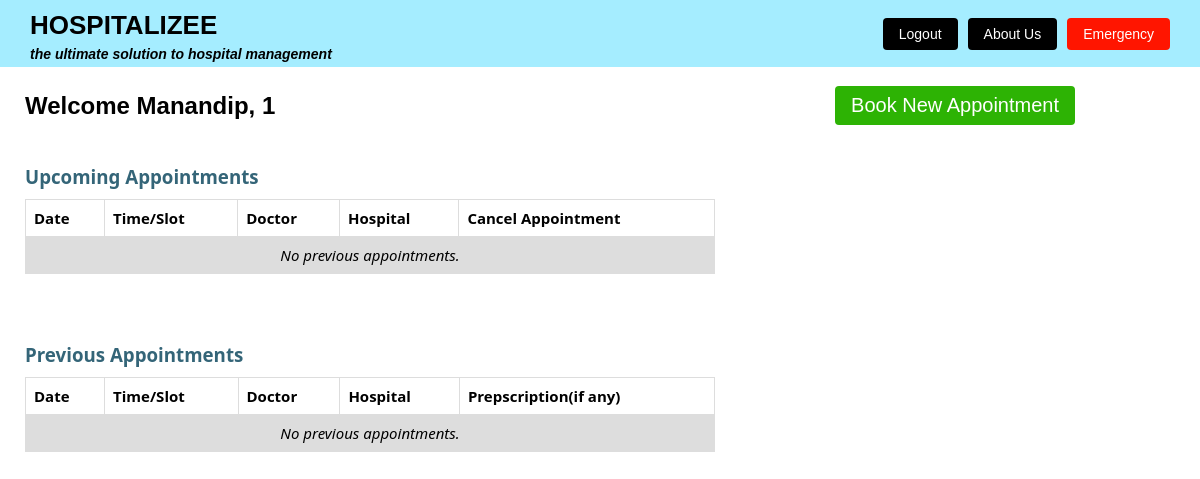
Before: /patient/dashboard (signed in) with the older database file.
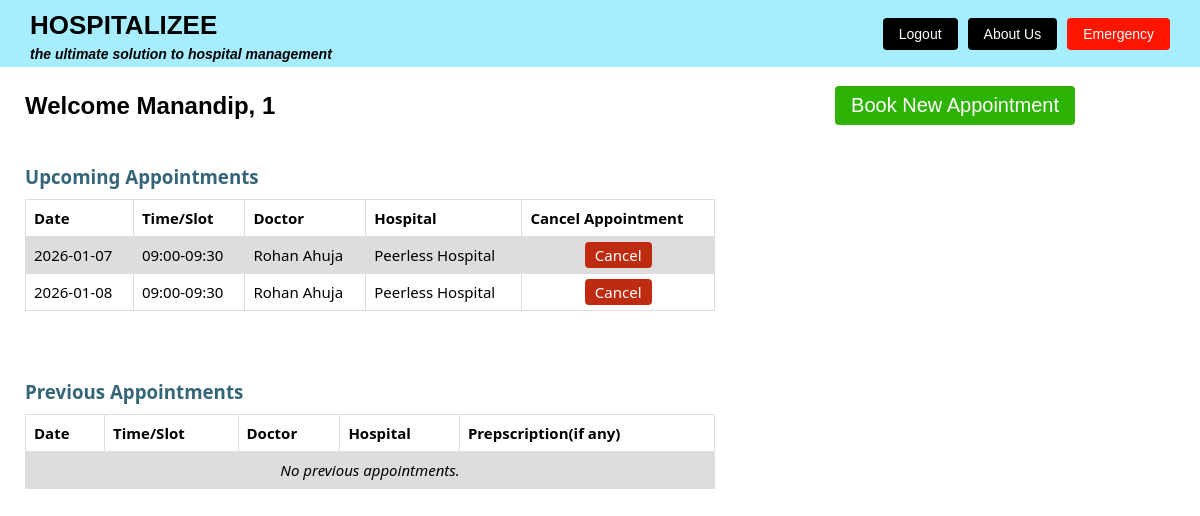
After: the same page with the newer database file.
### app.py (models this page shows)
class Patient(db.Model):
    id = db.Column(db.Integer, primary_key=True)
    email = db.Column(db.String(100), unique=True, nullable=False)
    fname = db.Column(db.String(100), nullable=False)
    lname = db.Column(db.String(100), nullable=False)
    dob = db.Column(db.Date, nullable=False)
    phone = db.Column(db.String(15), nullable=True)
    password = db.Column(db.String(200), nullable=False)
    pincode = db.Column(db.Integer, nullable=False)
    lat = db.Column(db.Float, nullable=True)
    lon = db.Column(db.Float, nullable=True)

class Appointment(db.Model):
    id = db.Column(db.Integer, primary_key=True)
    patient_id = db.Column(db.Integer, db.ForeignKey('patient.id'), nullable=False)
    fname = db.Column(db.String(100), nullable=False)
    lname = db.Column(db.String(100), nullable=False)
    doctor_id = db.Column(db.Integer, db.ForeignKey('doctor.id'), nullable=False)
    hospital_id = db.Column(db.Integer, db.ForeignKey('hospital.id'), nullable=False)
    appointment_date = db.Column(Date, nullable=False)
    appointment_slot = db.Column(db.String(50), nullable=False)
    status = db.Column(db.String(50), nullable=False)

class Doctor(db.Model):
    id = db.Column(db.Integer, primary_key=True)
    name = db.Column(db.String(200), nullable=False)
    department = db.Column(db.String(100), db.ForeignKey('departments.id'), nullable=False)
    qualification = db.Column(db.String(200), nullable=False)
    experience = db.Column(db.Integer, nullable=False)
    hospital_id = db.Column(db.Integer, db.ForeignKey('hospital.id'), nullable=False)
    slots = db.Column(JSON, nullable=False, default=list)

class Hospital(db.Model):
    id = db.Column(db.Integer, primary_key=True)
    gid = db.Column(db.String(100), unique=True, nullable=False)
    email = db.Column(db.String(100), unique=True, nullable=False)
    password = db.Column(db.String(200), nullable=False)
    name = db.Column(db.String(100), nullable=False)
    address = db.Column(db.String(200), nullable=False)
    telephone = db.Column(db.String(15), nullable=False)
    pincode = db.Column(db.Integer, nullable=False)
    lat = db.Column(db.Float, nullable=True)
    lon = db.Column(db.Float, nullable=True)
    emergency_capacity = db.Column(db.Integer, nullable=False)
    depts = db.Column(JSON, nullable=True, default=list)
    cur_emergency_availability = db.Column(db.Integer, nullable=False)

### app.py (the view)
@app.route('/patient/dashboard')
def patient_dashboard():
    if 'user_id' not in session:
        return render_template(
            'alert.html',
            message="You are not logged in.",
            redirect_url="/patient/login"
        )
    user = Patient.query.get(session['user_id'])
    u_app = db.session.query(Appointment.appointment_date.label('date'), Appointment.appointment_slot.label('slot'), Doctor.name.label('doctor_name'), Hospital.name.label('hospital_name')).join(Doctor, Appointment.doctor_id == Doctor.id).join(Hospital, Appointment.hospital_id == Hospital.id).filter(Appointment.patient_id == user.id, Appointment.appointment_date >= today).all()
    p_app = db.session.query(Appointment.appointment_date.label('date'), Appointment.appointment_slot.label('slot'), Doctor.name.label('doctor_name'), Hospital.name.label('hospital_name')).join(Doctor, Appointment.doctor_id == Doctor.id).join(Hospital, Appointment.hospital_id == Hospital.id).filter(Appointment.patient_id == user.id, Appointment.appointment_date < today).all()
    session['patient_id'] = user.id
    return render_template('patient_dashboard.html', user=user, u_app=u_app, p_app=p_app)

### templates/patient_dashboard.html (shortened to what this page needs)
<!DOCTYPE html>
<html lang="en">
<head>
</head>
<body>
    <div class="top-border">
        <div>
            <h1>HOSPITALIZEE</h1>
            <h4>the ultimate solution to hospital management</h4>
        </div>
        <div class="btn-group">
            <a href="/patient/logout" class="btn btn-all">Logout</a>
            <a href="#end-content" class="btn btn-all">About Us</a>
            <a href="/emergency" class="btn btn-emergency">Emergency</a>
        </div>
    </div>
    <div class="login">
        <div class="login-card">
            <div style="padding: 5px 25px; align-items: center; justify-content: space-between; display: flex;">
                <h2>Welcome {{ user.fname }}, {{ user.id }}</h2>
                <div class="btn-group"  style="padding-right: 100px;">
                    <a href="/patient/new-appointment" class="btn btn-all" style=" background-color: rgb(45, 179, 4); font-size: 20px;">Book New Appointment</a>
                </div>
            </div>
            <div id="content" style="padding: 0px 25px">
                <h3 class="headings" style="margin-bottom: 10px; color:#346578; font-family: system-ui;" >Upcoming Appointments </h3>
            </div>
            <div id="table" style="padding: 0px 25px">
                <table class="table">
                    <tr style="font-family: system-ui;">
                        <th scope="col">Date</th>
                        <th scope="col">Time/Slot</th>
                        <th scope="col">Doctor</th>
                        <th scope="col">Hospital</th>
                        <th scope="col">Cancel Appointment</th>
                    </tr>
                    {% if u_app %}
                        {% for app in u_app %}
                        <tr>
                            <td>{{ app.date }}</td>
                            <td>{{ app.slot }}</td>
                            <td>{{ app.doctor_name }}</td>
                            <td>{{ app.hospital_name }}</td>
                            <td style="text-align: center;">
                                <a href="/patient/cancel-appointment/{{ app.id }}"
                                class="btn btn-all" style=" background-color: rgb(191, 43, 17); font-size: 15px; padding: 3px 10px;">
                                    Cancel
                                </a>
                            </td>
                        </tr>
                        {% endfor %}
                    {% else %}
                        <tr>
                            <td colspan="5" style="text-align:center; font-style:italic;">
                                No previous appointments.
                            </td>
                        </tr>
                    {% endif %}
                </table>
            </div>
            <div style="height: 50px;"></div>
            <div id="content" style="padding: 0px 25px">
                <h3 class="headings" style="margin-bottom: 10px; color:#346578; font-family: system-ui;" >Previous Appointments </h3>
            </div>
            <div id="table" style="padding: 0px 25px">
                <table class="table">
                    <tr style="font-family: system-ui;">
                        <th scope="col">Date</th>
                        <th scope="col">Time/Slot</th>
                        <th scope="col">Doctor</th>
                        <th scope="col">Hospital</th>
                        <th scope="col">Prepscription(if any)</th>
                    </tr>
                    {% if p_app %}
                        {% for app in p_app %}
                        <tr>
                            <td>{{ app.date }}</td>
                            <td>{{ app.slot }}</td>
                            <td>{{ app.doctor_name }}</td>
                            <td>{{ app.hospital_name }}</td>
                            <td>{{ app.prescription }}</td>
                        </tr>
                        {% endfor %}
                    {% else %}
                        <tr>
                            <td colspan="5" style="text-align:center; font-style:italic;">
                                No previous appointments.
                            </td>
                        </tr>
                    {% endif %}
                </table>
            </div>
        </div>
    </div>
</body>
</html>

### templates/patient_dashboard.html (style rules this page uses)
body { margin: 0; font-family: Arial, sans-serif; }
.top-border { border-top: 0px solid #077cf0; background-color: #a5edff; padding: 5px 30px; display: flex; align-items: center; justify-content: space-between; }
.top-border h1 { margin: 5px 0; font-size: 26px; font-weight: bold; color: #000000; }
.top-border h4 { margin: 0; font-size: 14px; font-style: italic; color: #000000; }
.btn-group { display: flex; gap: 10px; }
.btn { padding: 8px 16px; text-decoration: none; border: none; background-color: #2c3e50; color: white; font-size: 14px; cursor: pointer; border-radius: 4px; }
.btn-all { background-color: black; }
.btn-emergency { background-color: #ff1500; }
table { font-family: system-ui; border-collapse: collapse; width: 60%; font-size: 15px; }
td, th { border: 1px solid #dddddd; text-align: left; padding: 8px; }
tr:nth-child(even) { background-color: #dddddd; }

Changed rows visible on the page:
added Appointment: date "2026-01-07", slot "09:00-09:30", doctor_name "Rohan Ahuja", hospital_name "Peerless Hospital"
added Appointment: date "2026-01-08", slot "09:00-09:30", doctor_name "Rohan Ahuja", hospital_name "Peerless Hospital"
Other visible differences:
text no longer shown: "No previous appointments."
